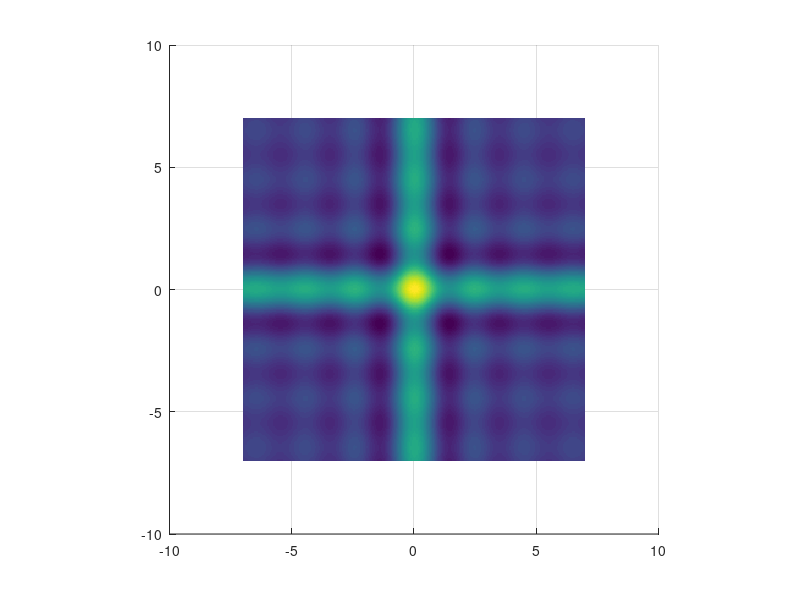

This figure's MATLAB source:
clear 
divs = 20;
x = -7:1/divs:7;
y = -7:1/divs:7;
[X,Y] = meshgrid(x,y);
Z = sinc(X) + sinc(Y) ;

figure, hold on, grid on,rotate3d on, axis square
surf(X,Y,Z, 'EdgeColor', 'none')
